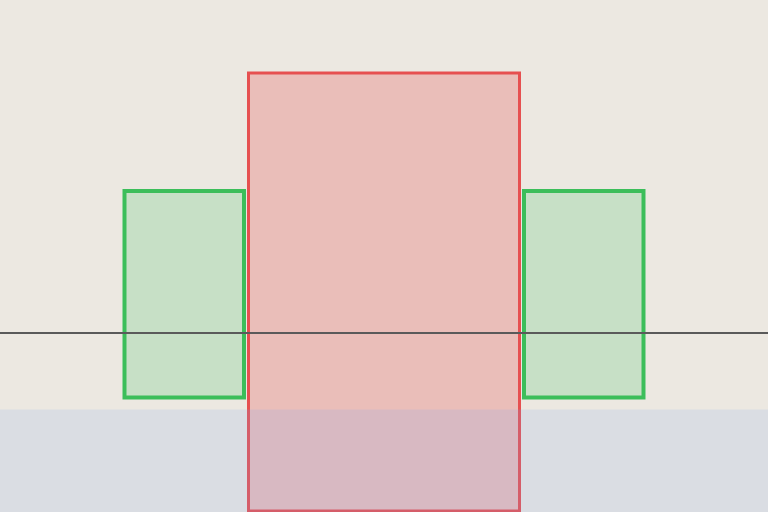
#> input picture design/tanks/layout-guide.png, 1536 x 1024 px (shown at 1/2 size)
$ python -i compose_tank.py   (imports and definitions only)
#> lines starting #> are read from the running program, lines starting #| are printed output that depends on the picture; after the words box and inside, x2 and y2 are one past the last pixel; in counts of white or black regions, pixels touching at a corner belong together
### design/tanks/check_tank.py
"""Check a Grok tank painting against every place the app draws it, and show it there.

    python3 design/tanks/check_tank.py ~/Downloads/disco.png --id disco
    python3 design/tanks/check_tank.py --zones            # draw the composition map

Run it on every candidate before it goes anywhere near the cutter. It does the same
cover-scale and bottom fade as `~/Downloads/Sprout-handoff/scripts/cut_ios_tanks.py`
(imported from there when present, so the maths cannot drift), then:

  1. finds the floor line (where the back wall meets the ground) and reports the
     source row to paste into `FLOOR_LINE` in the cutter;
  2. finds the props — the boxes compose_tank.py recorded in <painting>.props.json,
     or else the blobs that stand out from the wall and floor — and checks each one
     lies inside the window that EVERY surface keeps (see SURFACES):
     the Home band on all iPhones, the shop hero and grid tiles, the collection
     card, the Kin header, the Focus band and the friend card. A prop that any of
     them would cut is a FAIL, and the report says which surface cuts it;
  3. measures the rules that made the first five plates blend into Home: pale top
     corners under the clock, a quiet centre column, a plain bottom fifth;
  4. writes `<id>-plate.png` (the 1440x1080 plate as it would ship), `<id>-props.png`
     (the plate with the always-visible window and every prop boxed, green inside /
     red cut) and `<id>-surfaces.png` (the plate on all nine surfaces at once).

Needs Pillow, numpy and scipy. The mascot in the previews is the bare stage II
Sprout still from design/sprout-stills/out/ — never a costume.
"""
from PIL import Image, ImageDraw
import numpy as np
from scipy import ndimage
import argparse, importlib.util, os, sys

HERE = os.path.dirname(os.path.abspath(__file__))
REPO = os.path.abspath(os.path.join(HERE, "..", ".."))
CUTTER = os.path.expanduser("~/Downloads/Sprout-handoff/scripts/cut_ios_tanks.py")
STILL = os.path.join(REPO, "design", "sprout-stills", "out", "sprout-mint-2@3x.png")

W, H = 1440, 1080            # the plate
FLOOR_AT = 0.64              # cutter: horizon lands here on a portrait source
FADE = 0.17                  # cutter: the last 17% smoothsteps to one colour
SCALE = 3                    # points to pixels in the previews

# Every place the app draws a scene, measured off the Swift on 2026-09-11, as the
# window of the 4:3 plate that survives: (x0, x1, y0, y1) in fractions, and how
# the mascot sits on it. Cover-scaling a 4:3 plate into a wider box cuts the top
# (bottom-anchored) or top and bottom (centred); into a taller box it cuts the sides.
#   home:      band = (w, min(w*0.836, h*0.385)), cover, bottom-anchored (HomeView)
#   shop:      TankTile — width stretched 14% past cover, bottom-anchored, grid
#              tiles pan up to the whole slack (KinShopView)
#   collect:   SceneCard — scaledToFill into 175x74, centred (CollectionView)
#   kin:       scaledToFit at full width, nothing cut (KinView)
#   focus:     scaledToFill into 402x222, centred, 50% under paper (FocusView)
#   friend:    scaledToFill into 362x212, centred, 55% under paper (FriendCardSheet)
def _cover(box_w, box_h, anchor_bottom, pan=0.0, stretch=1.0):
    if stretch != 1.0:                       # TankTile: 14% past cover, then 4:3
        dw = max(box_w * stretch, box_h * 4 / 3)
        dh = dw * 3 / 4
    else:
        scale = max(box_w / W, box_h / H)
        dw, dh = W * scale, H * scale
    slack = (dw - box_w) / 2
    x0 = (slack - pan * slack) / dw
    y0 = (dh - box_h) / dh if anchor_bottom else (dh - box_h) / 2 / dh
    return (x0, x0 + box_w / dw, y0, y0 + box_h / dh)


SURFACES = {
    "home 17 Pro":      dict(pt=(402, 336), win=_cover(402, 336, True), mascot=0.36),
    "home SE":          dict(pt=(375, 257), win=_cover(375, 257, True), mascot=0.36),
    "home Max":         dict(pt=(430, 359), win=_cover(430, 359, True), mascot=0.36),
    "shop hero":        dict(pt=(362, 196), win=_cover(362, 196, True, 0, 1.14), mascot=0.56),
    "shop grid":        dict(pt=(175, 142), win=_cover(175, 142, True, 0, 1.14), mascot=0.54),
    "shop grid pan -":  dict(pt=(175, 142), win=_cover(175, 142, True, -1, 1.14), mascot=0.60),
    "shop grid pan +":  dict(pt=(175, 142), win=_cover(175, 142, True, 1, 1.14), mascot=0.60),
    "collection card":  dict(pt=(175, 74),  win=_cover(175, 74, False), mascot=0),
    "kin header":       dict(pt=(402, 301), win=(0, 1, 0, 1), mascot=0.36),
    "focus band":       dict(pt=(402, 222), win=_cover(402, 222, False), mascot=0.43),
    "friend card":      dict(pt=(362, 212), win=_cover(362, 212, False), mascot=0.42),
}
#> further down, picture is the input picture: PIL image 1536x1024 RGB; mean R, G, B 224.5, 214.3, 207.1

# The window every surface keeps, and the column the mascot stands in at rest.
ALWAYS = (max(s["win"][0] for s in SURFACES.values()), min(s["win"][1] for s in SURFACES.values()),
          max(s["win"][2] for s in SURFACES.values()), min(s["win"][3] for s in SURFACES.values()))
MASCOT_X = (0.30, 0.70)
# Where a stand prop's feet land, and the floor under and around them that has to be
# bare for a slot to work: the horizon (~0.65) down to where the fade begins.
# The y range is set per plate from the detected horizon: the ridge's bases sit on
# the horizon, so the stage starts just below it and runs to where the fade begins.
STAGES = {"left": (0.12, 0.30), "right": (0.70, 0.88)}
STAGE_REF_X = (0.40, 0.60)             # the centre floor, bare by the older rule
STAGE_BELOW_HORIZON, STAGE_BOTTOM = 0.035, 0.83


# --- the cutter's maths, imported so a check and a cut never disagree ------------
def _load_cutter():
    if not os.path.exists(CUTTER):
        return None
    spec = importlib.util.spec_from_file_location("cut_ios_tanks", CUTTER)
    mod = importlib.util.module_from_spec(spec)
    spec.loader.exec_module(mod)
    return mod


cutter = _load_cutter()


# [14 lines left out: function _finish_local, not called in this run]


def finish(plate):
    return cutter.finish(plate) if cutter else _finish_local(plate)


# [4 lines left out: function page_deep, not called in this run]


# --- measuring ------------------------------------------------------------------
def luma(a):
    return 0.2126 * a[..., 0] + 0.7152 * a[..., 1] + 0.0722 * a[..., 2]


# [21 lines left out: functions floor_line, cut, not called in this run]


def edges(L):
    return np.abs(np.diff(L, axis=1))[:-1, :] + np.abs(np.diff(L, axis=0))[:, :-1]


# [39 lines left out: functions props, known_props, not called in this run]


def stage_boxes(floor_frac):
    y0 = min(max(floor_frac + STAGE_BELOW_HORIZON, 0.60), STAGE_BOTTOM - 0.06)
    return {side: (x0, x1, y0, STAGE_BOTTOM) for side, (x0, x1) in STAGES.items()}


# [267 lines left out: functions stage_report, cut_by, measure, verdicts, mascot, props_picture and 4 more, not called in this run]


# [2 lines that do not run on import are left out]

### design/tanks/compose_tank.py
"""Build a tank plate from an empty tank painting and up to five props on magenta.

    python3 design/tanks/compose_tank.py --id treasure --tank treasure-tank.png \\
        --left chest.png --right diver.png \\
        --tl net.png --tr seaweed.png --light lantern.png --light-color '#FFD98A' \\
        --out ~/Downloads/Sprout-handoff/public/tanks/treasure.png --layers <dir>

The six pieces of a tank (the shop model, 2026-09-11):
  tank        the painting: wall, ridge, discs, light shaft, a BARE floor, EMPTY corners
  left/right  the two stands: feet on the floor just below the horizon, inside the
              window every screen keeps — the only two pieces visible everywhere
  tl/tr       the corners: hang from the top edge in the top corners (net, vine,
              string lights, neon sign); Home and Kin see them, the shop hero crops them
  light       the lamp: hangs from the top centre, above the fish; its colour drives
              the tank's light rays on the live page (`--light-color`)

Why the props are not painted into the tank: an image model puts a prop wherever it
likes, and it likes the frame edge; every surface crops the plate differently (see
SURFACES in check_tank.py). Code owns geometry: the painter draws objects, this puts
them where they belong, and any piece fits any tank.

What it does: cover-cuts the painting to the 1440x1080 plate as the cutter will;
refuses a tank whose stages are not bare (`--force` overrides); keys each prop off
magenta (or green, --key), scales it to its slot, tints it toward the tank's floor
colour, shadows the stands, pastes; writes the flat plate (what the stills use), a
`<out>.props.json` sidecar for check_tank.py, and with --layers the empty plate plus
each cut-out for the live tank, printing the `tanks.ts` entry with exact boxes.
"""
from PIL import Image, ImageDraw, ImageFilter
import numpy as np
import argparse, json, os, sys

sys.path.insert(0, os.path.dirname(os.path.abspath(__file__)))
import check_tank as ct

W, H = ct.W, ct.H
# cx: centre; anchor "feet" stands on the floor (y from the horizon), "top" hangs from y=0.
SLOTS = {
    "left":  dict(kind="stand",  cx=0.212, anchor="feet", max_w=0.155, max_h=0.34, motion="none"),
    "right": dict(kind="stand",  cx=0.788, anchor="feet", max_w=0.155, max_h=0.34, motion="none"),
    "tl":    dict(kind="corner", cx=0.15,  anchor="top",  max_w=0.24,  max_h=0.19, motion="swing"),
    "tr":    dict(kind="corner", cx=0.85,  anchor="top",  max_w=0.24,  max_h=0.19, motion="swing"),
    "light": dict(kind="light",  cx=0.50,  anchor="top",  max_w=0.20,  max_h=0.24, motion="swing", top=0.08),
}
# The lamp's painted cord starts 8% down, under the Dynamic Island, and the compositor
# draws the stub of cord above it, so the fixture itself hangs clear of the island.
# What Home draws OVER the band on an iPhone 17 Pro, in plate fractions (HomeView:
# chipsTop 64pt, chips ~36pt tall; the Dynamic Island 126x37pt from y 11pt). A piece
# hidden behind these is a piece nobody sees, so the compositor measures the overlap.
OVERLAYS = {
    "name chip": (0.09, 0.39, 0.19, 0.30),
    "coin chip": (0.54, 0.91, 0.19, 0.30),
    "dynamic island": (0.36, 0.64, 0.03, 0.14),
}
FEET_BELOW_HORIZON = 0.10                 # feet follow the horizon, so a prop stands on the ground in every tank
FEET_RANGE = (0.72, 0.78)                 # ...but never above the fade or below the always-visible window
TINT = 0.18                               # how far a prop leans toward the tank's floor colour
KEY = "auto"


def key_out(im, hue_tol=28, sat_min=0.40):
    """Alpha-mask a prop off a magenta (or green) background.

    Works in HSV: background pixels are within hue_tol degrees of the key hue and
    at least sat_min saturated. The mask is softened by one pixel so clay edges do
    not turn into a hard cut, and key-coloured spill on the fringe is pulled out.
    With --key auto (the default) the key is read off the image's own corners, so a
    set with one green-screened pink piece composes in one run."""
#> called with hue_tol = 28, sat_min = 0.4
    rgb = np.asarray(im.convert("RGB")).astype(float) / 255
    hsv = np.asarray(im.convert("RGB").convert("HSV")).astype(float)
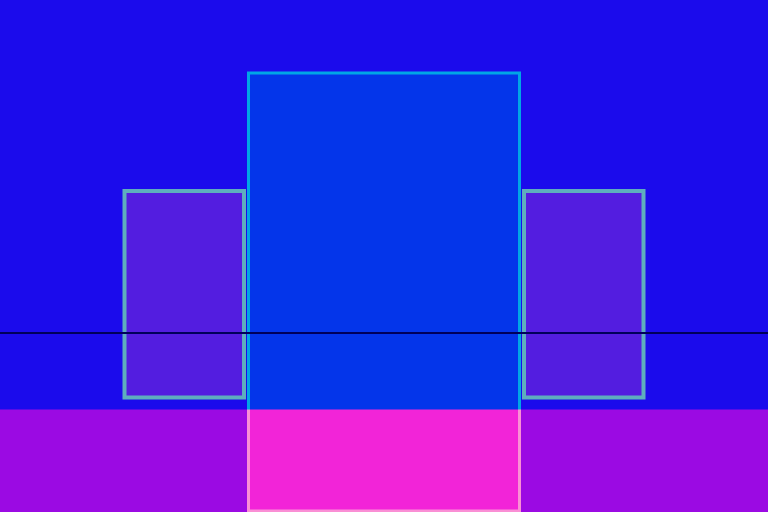
#> hsv: shape (1024, 1536, 3) float64 (shown at 1/2 size); mean R, G, B 60.8, 27.9, 230.3
    hue = hsv[..., 0] * 360 / 255
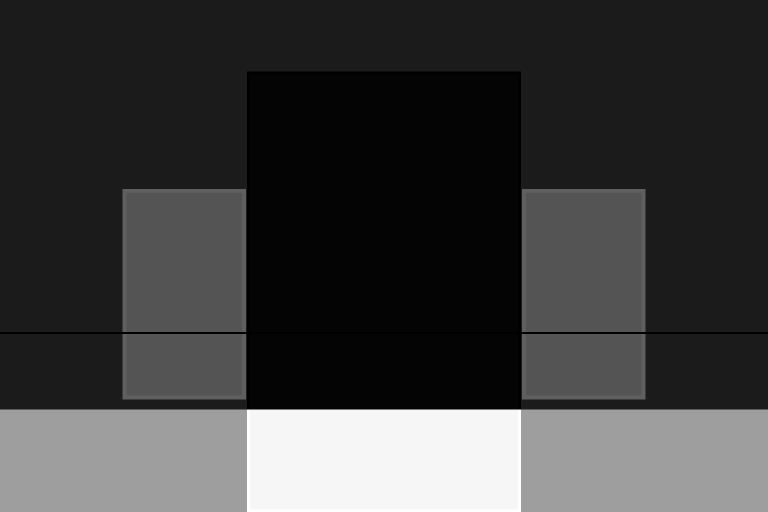
#> hue: shape (1024, 1536) float64 (shown at 1/2 size); min 0, max 352.9, mean 85.9; drawn with min black and max white
    sat = hsv[..., 1] / 255
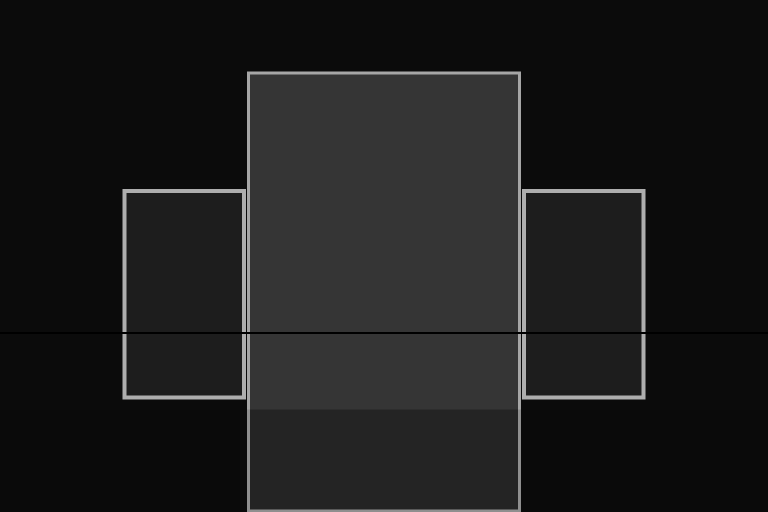
#> sat: shape (1024, 1536) float64 (shown at 1/2 size); min 0, max 0.682, mean 0.109
    key = KEY
    if key == "auto":
        corners = np.concatenate([hue[:8, :8].ravel(), hue[:8, -8:].ravel(), hue[-8:, :8].ravel(), hue[-8:, -8:].ravel()])
#> corners = 256 values from 38.12 to 218.8
        key = "green" if np.abs((np.median(corners) - 120 + 180) % 360 - 180) < 40 else "magenta"
#> key = 'green'
    key_hue = 300 if key == "magenta" else 120
#> key_hue = 120
    d = np.abs((hue - key_hue + 180) % 360 - 180)
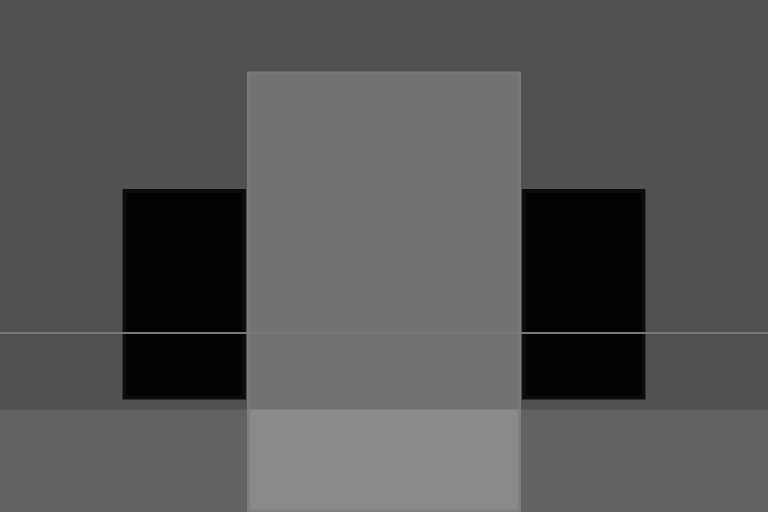
#> d: shape (1024, 1536) float64 (shown at 1/2 size); min 2.82, max 138.4, mean 85.6
    bg = (d < hue_tol) & (sat > sat_min)
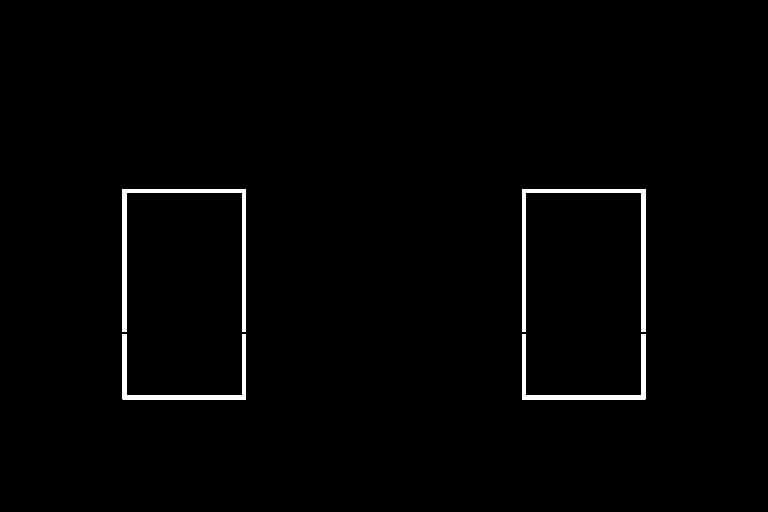
#> bg: shape (1024, 1536) bool (shown at 1/2 size); 1.3% white; 4 white regions, box (x1, y1, x2, y2) and area: (245, 378, 492, 664) 6424, (1044, 378, 1291, 664) 6424, (245, 668, 492, 799) 3944, (1044, 668, 1291, 799) 3944
    alpha = (~bg).astype(float)
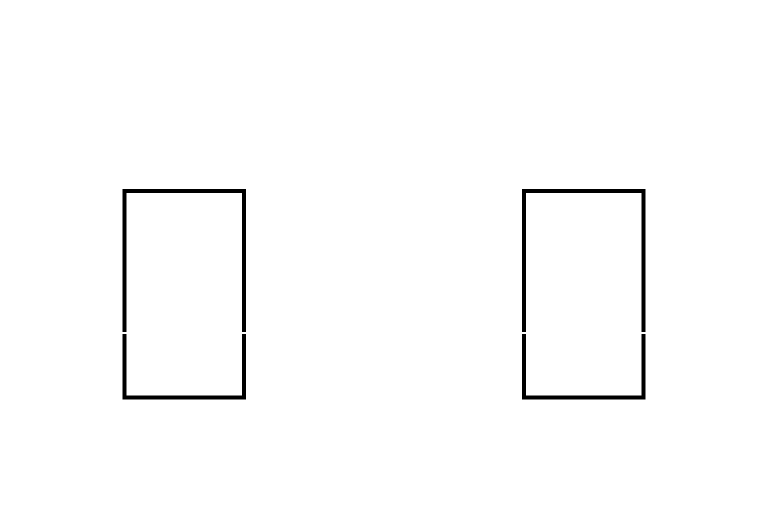
#> alpha: shape (1024, 1536) float64 (shown at 1/2 size); values 0 (black) and 1 (white), 98.7% white; 4 black regions, box (x1, y1, x2, y2) and area: (245, 378, 492, 664) 6424, (1044, 378, 1291, 664) 6424, (245, 668, 492, 799) 3944, (1044, 668, 1291, 799) 3944
    alpha = np.asarray(Image.fromarray((alpha * 255).astype(np.uint8)).filter(ImageFilter.GaussianBlur(1.0))).astype(float) / 255
    r, g, b = rgb[..., 0], rgb[..., 1], rgb[..., 2]
    if key == "magenta":
        spill = np.clip(np.minimum(r, b) - g, 0, None)
        r, b, g = r - spill * 0.55, b - spill * 0.55, g + spill * 0.25
    else:
        spill = np.clip(g - np.maximum(r, b), 0, None)
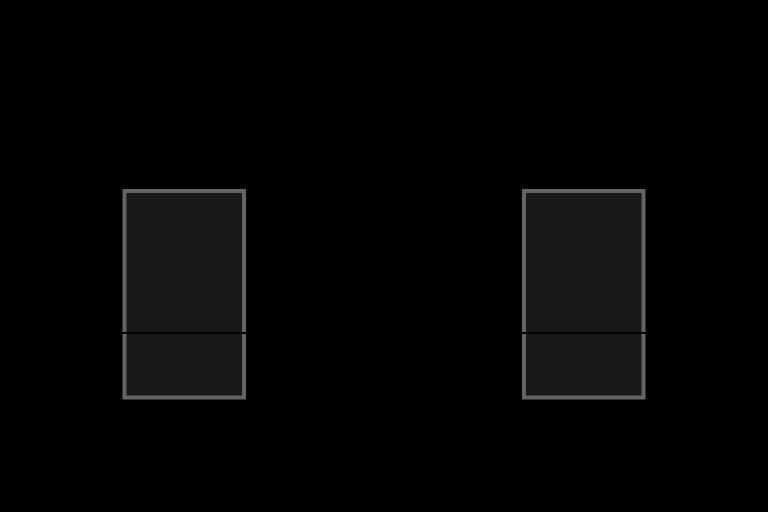
#> spill: shape (1024, 1536) float64 (shown at 1/2 size); min 0, max 0.392, mean 0.0167
        g, r, b = g - spill * 0.6, r + spill * 0.2, b + spill * 0.2
    out = (np.clip(np.stack([r, g, b, alpha], axis=-1), 0, 1) * 255).astype(np.uint8)
    prop = Image.fromarray(out, "RGBA")
    a = np.asarray(prop)[..., 3]
    ys, xs = np.where(a > 40)
    if len(xs) == 0:
        raise SystemExit("nothing left after keying — is the background really magenta?")
    return prop.crop((xs.min(), ys.min(), xs.max() + 1, ys.max() + 1))


# [141 lines left out: functions place, covered, main, not called in this run]


# [2 lines not run here, left out]

>>> from PIL import Image
>>> picture = Image.open('layout-guide.png')
>>> result = key_out(picture)

$ run again, on design/tank-ios-safe-zones.png
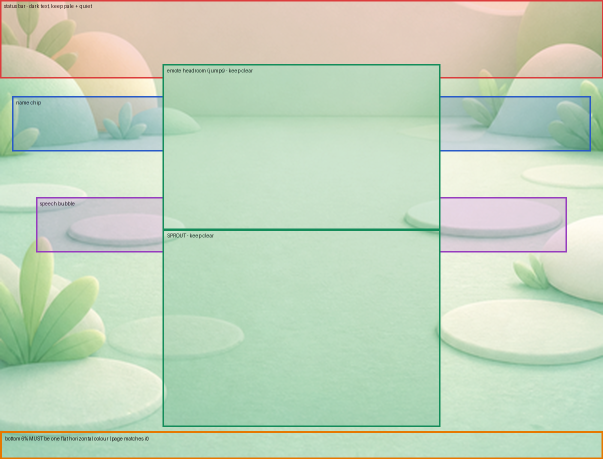
#> input picture design/tank-ios-safe-zones.png, 1206 x 918 px (shown at 1/2 size)
#> picture is the input picture: PIL image 1206x918 RGB; mean R, G, B 193.6, 211.7, 187.4
#> corners = 256 values, max 148.2 at index 132, min 0 at index 0, mean 44.99
#> key = 'magenta'
#> key_hue = 300
#> in key_out, `bg = (d < hue_tol) & (sat > sat_min)`:
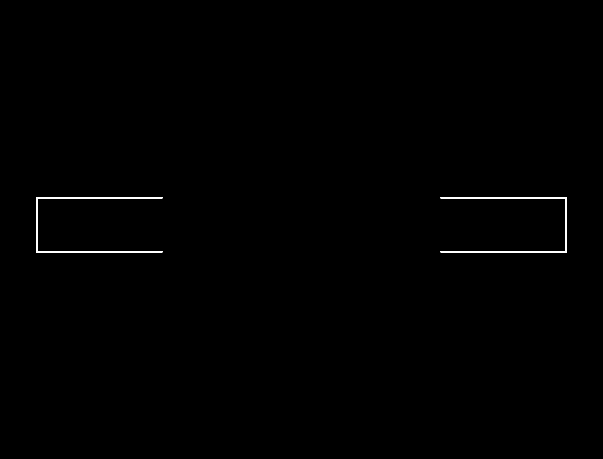
#> bg: shape (918, 1206) bool (shown at 1/2 size); 0.33% white; 2 white regions, box (x1, y1, x2, y2) and area: (72, 394, 325, 505) 1833, (881, 394, 1134, 505) 1833
#> in key_out, `r, g, b = rgb[..., 0], rgb[..., 1], rgb[..., 2]`:
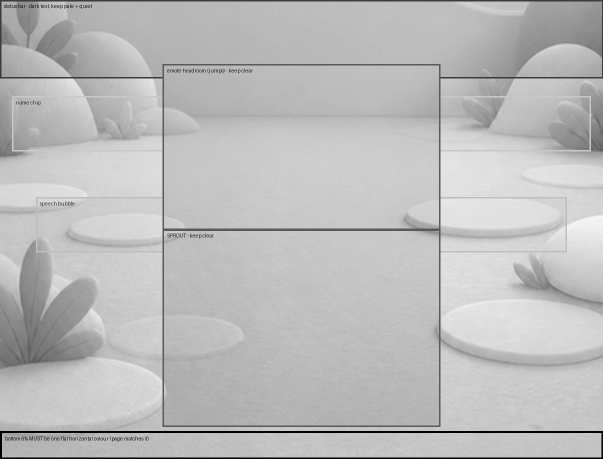
#> b: shape (918, 1206) float64 (shown at 1/2 size); min 0, max 0.969, mean 0.735
